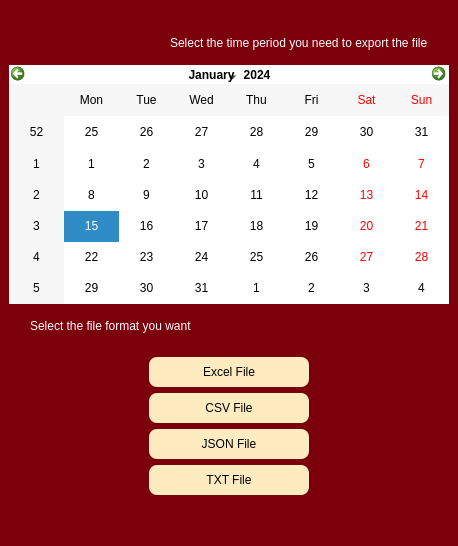
<?xml version="1.0" encoding="UTF-8"?>
<ui version="4.0">
 <class>Dialog</class>
 <widget class="QDialog" name="Dialog">
  <property name="geometry">
   <rect>
    <x>0</x>
    <y>0</y>
    <width>458</width>
    <height>546</height>
   </rect>
  </property>
  <property name="windowTitle">
   <string>User Information</string>
  </property>
  <property name="windowIcon">
   <iconset resource="../../utils/resources.qrc">
    <normaloff>:/Logo/images/Logo/Movie_logo.png</normaloff>:/Logo/images/Logo/Movie_logo.png</iconset>
  </property>
  <property name="styleSheet">
   <string notr="true">background-color: rgb(255, 255, 255);
	font: 75 10pt &quot;MS Shell Dlg 2&quot;;
    color: rgb(0, 0, 0);</string>
  </property>
  <layout class="QGridLayout" name="gridLayout">
   <property name="leftMargin">
    <number>0</number>
   </property>
   <property name="topMargin">
    <number>0</number>
   </property>
   <property name="rightMargin">
    <number>0</number>
   </property>
   <property name="bottomMargin">
    <number>0</number>
   </property>
   <property name="horizontalSpacing">
    <number>0</number>
   </property>
   <item row="0" column="0">
    <widget class="QWidget" name="widget" native="true">
     <property name="styleSheet">
      <string notr="true">background-color: rgb(124, 0, 11);
border: None</string>
     </property>
     <layout class="QVBoxLayout" name="verticalLayout">
      <item alignment="Qt::AlignTop">
       <widget class="QFrame" name="frame">
        <property name="frameShape">
         <enum>QFrame::StyledPanel</enum>
        </property>
        <property name="frameShadow">
         <enum>QFrame::Raised</enum>
        </property>
        <layout class="QGridLayout" name="gridLayout_2">
         <item row="0" column="0">
          <widget class="QWidget" name="widget_10" native="true">
           <property name="styleSheet">
            <string notr="true">border: None</string>
           </property>
           <layout class="QVBoxLayout" name="verticalLayout_9">
            <property name="leftMargin">
             <number>12</number>
            </property>
            <property name="rightMargin">
             <number>12</number>
            </property>
            <property name="bottomMargin">
             <number>0</number>
            </property>
            <item>
             <widget class="QFrame" name="frame_9">
              <property name="frameShape">
               <enum>QFrame::StyledPanel</enum>
              </property>
              <property name="frameShadow">
               <enum>QFrame::Raised</enum>
              </property>
              <layout class="QHBoxLayout" name="horizontalLayout_7">
               <property name="spacing">
                <number>0</number>
               </property>
               <property name="leftMargin">
                <number>0</number>
               </property>
               <property name="rightMargin">
                <number>0</number>
               </property>
               <property name="bottomMargin">
                <number>0</number>
               </property>
               <item alignment="Qt::AlignRight">
                <widget class="QLabel" name="label_9">
                 <property name="styleSheet">
                  <string notr="true">color: rgb(254, 254, 255);
font: 63 12pt &quot;Segoe UI Semibold&quot;;</string>
                 </property>
                 <property name="text">
                  <string>Select the time period you need to export the file</string>
                 </property>
                </widget>
               </item>
              </layout>
             </widget>
            </item>
           </layout>
          </widget>
         </item>
        </layout>
       </widget>
      </item>
      <item>
       <widget class="QCalendarWidget" name="calendarWidget">
        <property name="styleSheet">
         <string notr="true">background-color: rgb(255, 255, 255);</string>
        </property>
       </widget>
      </item>
      <item alignment="Qt::AlignTop">
       <widget class="QWidget" name="widget_4" native="true">
        <property name="styleSheet">
         <string notr="true">border: None</string>
        </property>
        <layout class="QVBoxLayout" name="verticalLayout_8">
         <property name="spacing">
          <number>0</number>
         </property>
         <property name="topMargin">
          <number>0</number>
         </property>
         <item>
          <widget class="QWidget" name="widget_2" native="true">
           <property name="styleSheet">
            <string notr="true">border: None</string>
           </property>
           <layout class="QVBoxLayout" name="verticalLayout_2">
            <property name="leftMargin">
             <number>12</number>
            </property>
            <property name="rightMargin">
             <number>12</number>
            </property>
            <property name="bottomMargin">
             <number>0</number>
            </property>
            <item>
             <widget class="QLabel" name="label_10">
              <property name="styleSheet">
               <string notr="true">color: rgb(254, 254, 255);
font: 63 12pt &quot;Segoe UI Semibold&quot;;</string>
              </property>
              <property name="text">
               <string>Select the file format you want</string>
              </property>
             </widget>
            </item>
            <item>
             <widget class="QFrame" name="frame_3">
              <property name="frameShape">
               <enum>QFrame::StyledPanel</enum>
              </property>
              <property name="frameShadow">
               <enum>QFrame::Raised</enum>
              </property>
              <layout class="QHBoxLayout" name="horizontalLayout">
               <property name="spacing">
                <number>0</number>
               </property>
               <property name="leftMargin">
                <number>0</number>
               </property>
               <property name="rightMargin">
                <number>0</number>
               </property>
               <property name="bottomMargin">
                <number>0</number>
               </property>
              </layout>
             </widget>
            </item>
           </layout>
          </widget>
         </item>
         <item alignment="Qt::AlignHCenter">
          <widget class="QWidget" name="widget_5" native="true">
           <property name="styleSheet">
            <string notr="true">border: None</string>
           </property>
           <layout class="QVBoxLayout" name="verticalLayout_3">
            <item>
             <widget class="QPushButton" name="pushButtonExportExcel">
              <property name="minimumSize">
               <size>
                <width>160</width>
                <height>30</height>
               </size>
              </property>
              <property name="maximumSize">
               <size>
                <width>160</width>
                <height>70</height>
               </size>
              </property>
              <property name="styleSheet">
               <string notr="true">border-radius: 8px;
font: 87 10pt &quot;Segoe UI Black&quot;;
background-color: rgb(255, 235, 192);
color: rgb(0, 0, 0);</string>
              </property>
              <property name="text">
               <string>Excel File</string>
              </property>
             </widget>
            </item>
            <item>
             <widget class="QPushButton" name="pushButtonExportCSV">
              <property name="minimumSize">
               <size>
                <width>160</width>
                <height>30</height>
               </size>
              </property>
              <property name="maximumSize">
               <size>
                <width>160</width>
                <height>70</height>
               </size>
              </property>
              <property name="styleSheet">
               <string notr="true">border-radius: 8px;
font: 87 10pt &quot;Segoe UI Black&quot;;
background-color: rgb(255, 235, 192);
color: rgb(0, 0, 0);</string>
              </property>
              <property name="text">
               <string>CSV File</string>
              </property>
             </widget>
            </item>
            <item>
             <widget class="QPushButton" name="pushButtonExportJSON">
              <property name="minimumSize">
               <size>
                <width>160</width>
                <height>30</height>
               </size>
              </property>
              <property name="maximumSize">
               <size>
                <width>160</width>
                <height>70</height>
               </size>
              </property>
              <property name="styleSheet">
               <string notr="true">border-radius: 8px;
font: 87 10pt &quot;Segoe UI Black&quot;;
background-color: rgb(255, 235, 192);
color: rgb(0, 0, 0);</string>
              </property>
              <property name="text">
               <string>JSON File</string>
              </property>
             </widget>
            </item>
            <item>
             <widget class="QPushButton" name="pushButtonExportTXT">
              <property name="minimumSize">
               <size>
                <width>160</width>
                <height>30</height>
               </size>
              </property>
              <property name="maximumSize">
               <size>
                <width>160</width>
                <height>70</height>
               </size>
              </property>
              <property name="styleSheet">
               <string notr="true">border-radius: 8px;
font: 87 10pt &quot;Segoe UI Black&quot;;
background-color: rgb(255, 235, 192);
color: rgb(0, 0, 0);</string>
              </property>
              <property name="text">
               <string>TXT File</string>
              </property>
             </widget>
            </item>
           </layout>
          </widget>
         </item>
        </layout>
       </widget>
      </item>
      <item>
       <widget class="QWidget" name="widget_3" native="true">
        <property name="styleSheet">
         <string notr="true">border: None</string>
        </property>
        <layout class="QHBoxLayout" name="horizontalLayout_8">
         <item>
          <widget class="QFrame" name="frame_2">
           <property name="frameShape">
            <enum>QFrame::StyledPanel</enum>
           </property>
           <property name="frameShadow">
            <enum>QFrame::Raised</enum>
           </property>
           <layout class="QHBoxLayout" name="horizontalLayout_9">
            <property name="spacing">
             <number>40</number>
            </property>
            <property name="leftMargin">
             <number>30</number>
            </property>
            <property name="topMargin">
             <number>0</number>
            </property>
            <property name="rightMargin">
             <number>30</number>
            </property>
            <property name="bottomMargin">
             <number>0</number>
            </property>
           </layout>
          </widget>
         </item>
        </layout>
       </widget>
      </item>
     </layout>
    </widget>
   </item>
  </layout>
 </widget>
 <resources>
  <include location="../../utils/resources.qrc"/>
 </resources>
 <connections/>
</ui>
